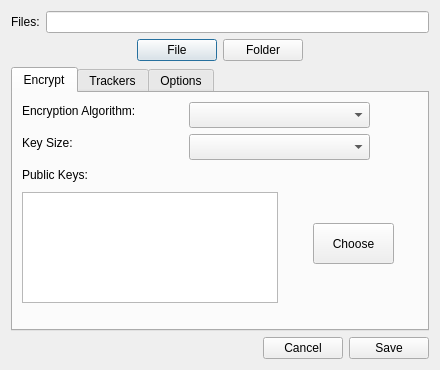
<?xml version="1.0" encoding="UTF-8"?>
<ui version="4.0">
 <class>TorrentCreator</class>
 <widget class="QDialog" name="TorrentCreator">
  <property name="geometry">
   <rect>
    <x>0</x>
    <y>0</y>
    <width>440</width>
    <height>370</height>
   </rect>
  </property>
  <property name="sizePolicy">
   <sizepolicy hsizetype="Fixed" vsizetype="Fixed">
    <horstretch>0</horstretch>
    <verstretch>0</verstretch>
   </sizepolicy>
  </property>
  <property name="windowTitle">
   <string>Create Torrent</string>
  </property>
  <layout class="QVBoxLayout" name="verticalLayout">
   <item>
    <layout class="QHBoxLayout" name="horizontalLayout">
     <item>
      <widget class="QLabel" name="label">
       <property name="text">
        <string>Files:</string>
       </property>
      </widget>
     </item>
     <item>
      <widget class="QLineEdit" name="textInputPath"/>
     </item>
    </layout>
   </item>
   <item>
    <layout class="QHBoxLayout" name="horizontalLayout_2">
     <item>
      <spacer name="horizontalSpacer_2">
       <property name="orientation">
        <enum>Qt::Horizontal</enum>
       </property>
       <property name="sizeHint" stdset="0">
        <size>
         <width>40</width>
         <height>20</height>
        </size>
       </property>
      </spacer>
     </item>
     <item>
      <widget class="QPushButton" name="btnFile">
       <property name="text">
        <string>File</string>
       </property>
       <property name="icon">
        <iconset resource="../../img/icons.qrc">
         <normaloff>:/icons/text-plain.svg</normaloff>:/icons/text-plain.svg</iconset>
       </property>
      </widget>
     </item>
     <item>
      <widget class="QPushButton" name="btnFolder">
       <property name="text">
        <string>Folder</string>
       </property>
       <property name="icon">
        <iconset resource="../../img/icons.qrc">
         <normaloff>:/icons/folder-documents.svg</normaloff>:/icons/folder-documents.svg</iconset>
       </property>
      </widget>
     </item>
     <item>
      <spacer name="horizontalSpacer_3">
       <property name="orientation">
        <enum>Qt::Horizontal</enum>
       </property>
       <property name="sizeHint" stdset="0">
        <size>
         <width>40</width>
         <height>20</height>
        </size>
       </property>
      </spacer>
     </item>
    </layout>
   </item>
   <item>
    <widget class="QTabWidget" name="tabWidget">
     <property name="tabPosition">
      <enum>QTabWidget::North</enum>
     </property>
     <property name="currentIndex">
      <number>0</number>
     </property>
     <widget class="QWidget" name="Encrypt">
      <attribute name="icon">
       <iconset resource="../../img/icons.qrc">
        <normaloff>:/icons/document-encrypt.svg</normaloff>:/icons/document-encrypt.svg</iconset>
      </attribute>
      <attribute name="title">
       <string>Encrypt</string>
      </attribute>
      <widget class="QLabel" name="labelEncAlgorithm">
       <property name="geometry">
        <rect>
         <x>9</x>
         <y>9</y>
         <width>142</width>
         <height>18</height>
        </rect>
       </property>
       <property name="text">
        <string>Encryption Algorithm:</string>
       </property>
      </widget>
      <widget class="QComboBox" name="comboBoxKeySize">
       <property name="geometry">
        <rect>
         <x>176</x>
         <y>9</y>
         <width>181</width>
         <height>26</height>
        </rect>
       </property>
      </widget>
      <widget class="QLabel" name="labelKeySize">
       <property name="geometry">
        <rect>
         <x>9</x>
         <y>41</y>
         <width>64</width>
         <height>18</height>
        </rect>
       </property>
       <property name="text">
        <string>Key Size:</string>
       </property>
      </widget>
      <widget class="QComboBox" name="comboBoxEncAlgorithm">
       <property name="geometry">
        <rect>
         <x>176</x>
         <y>41</y>
         <width>181</width>
         <height>26</height>
        </rect>
       </property>
      </widget>
      <widget class="QLabel" name="label_2">
       <property name="geometry">
        <rect>
         <x>9</x>
         <y>73</y>
         <width>83</width>
         <height>18</height>
        </rect>
       </property>
       <property name="text">
        <string>Public Keys:</string>
       </property>
      </widget>
      <widget class="QTextEdit" name="textEdit">
       <property name="geometry">
        <rect>
         <x>9</x>
         <y>99</y>
         <width>256</width>
         <height>111</height>
        </rect>
       </property>
      </widget>
      <widget class="QPushButton" name="pushButton">
       <property name="geometry">
        <rect>
         <x>300</x>
         <y>130</y>
         <width>81</width>
         <height>41</height>
        </rect>
       </property>
       <property name="text">
        <string>Choose</string>
       </property>
      </widget>
     </widget>
     <widget class="QWidget" name="Trackers">
      <attribute name="icon">
       <iconset resource="../../img/icons.qrc">
        <normaloff>:/icons/document-edit.svg</normaloff>:/icons/document-edit.svg</iconset>
      </attribute>
      <attribute name="title">
       <string>Trackers</string>
      </attribute>
      <layout class="QVBoxLayout" name="verticalLayout_3">
       <item>
        <widget class="QLabel" name="labelComment">
         <property name="text">
          <string>Comment:</string>
         </property>
        </widget>
       </item>
       <item>
        <widget class="QLineEdit" name="lineEditComment"/>
       </item>
       <item>
        <widget class="QLabel" name="labelTrackersURLs">
         <property name="text">
          <string>Trackers URLs:</string>
         </property>
        </widget>
       </item>
       <item>
        <widget class="QTextEdit" name="textEditTrackersURLs"/>
       </item>
      </layout>
     </widget>
     <widget class="QWidget" name="Options">
      <attribute name="icon">
       <iconset resource="../../img/icons.qrc">
        <normaloff>:/icons/gear.svg</normaloff>:/icons/gear.svg</iconset>
      </attribute>
      <attribute name="title">
       <string>Options</string>
      </attribute>
      <widget class="QLabel" name="labelPieceSize">
       <property name="geometry">
        <rect>
         <x>9</x>
         <y>41</y>
         <width>75</width>
         <height>18</height>
        </rect>
       </property>
       <property name="text">
        <string>Piece Size:</string>
       </property>
      </widget>
      <widget class="QCheckBox" name="checkBox">
       <property name="geometry">
        <rect>
         <x>9</x>
         <y>70</y>
         <width>348</width>
         <height>24</height>
        </rect>
       </property>
       <property name="text">
        <string>Private torrent (Won't distribute on DHT network)</string>
       </property>
      </widget>
      <widget class="QCheckBox" name="checkBox_2">
       <property name="geometry">
        <rect>
         <x>9</x>
         <y>100</y>
         <width>198</width>
         <height>24</height>
        </rect>
       </property>
       <property name="text">
        <string>Start seeding immediately</string>
       </property>
      </widget>
      <widget class="QComboBox" name="comboBoxPieceSize">
       <property name="geometry">
        <rect>
         <x>90</x>
         <y>35</y>
         <width>86</width>
         <height>31</height>
        </rect>
       </property>
      </widget>
     </widget>
    </widget>
   </item>
   <item>
    <layout class="QHBoxLayout" name="horizontalLayout_4">
     <item>
      <spacer name="horizontalSpacer">
       <property name="orientation">
        <enum>Qt::Horizontal</enum>
       </property>
       <property name="sizeHint" stdset="0">
        <size>
         <width>40</width>
         <height>20</height>
        </size>
       </property>
      </spacer>
     </item>
     <item>
      <widget class="QPushButton" name="btnCancel">
       <property name="text">
        <string>Cancel</string>
       </property>
       <property name="icon">
        <iconset resource="../../img/icons.qrc">
         <normaloff>:/icons/cancel.svg</normaloff>:/icons/cancel.svg</iconset>
       </property>
      </widget>
     </item>
     <item>
      <widget class="QPushButton" name="btnSave">
       <property name="text">
        <string>Save</string>
       </property>
       <property name="icon">
        <iconset resource="../../img/icons.qrc">
         <normaloff>:/icons/save.svg</normaloff>:/icons/save.svg</iconset>
       </property>
      </widget>
     </item>
    </layout>
   </item>
  </layout>
 </widget>
 <resources>
  <include location="../../img/icons.qrc"/>
 </resources>
 <connections/>
</ui>
